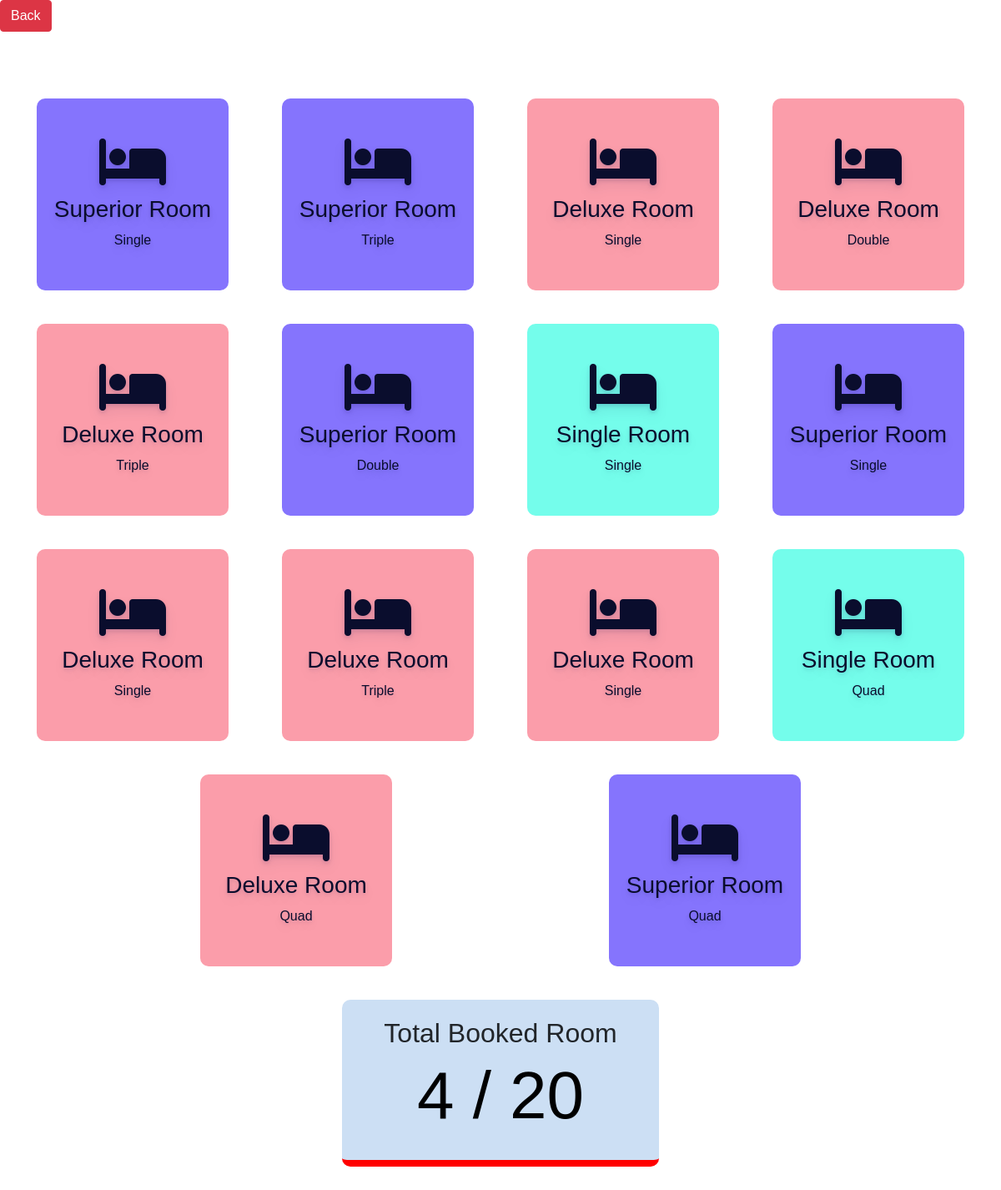
Screenshot of /checkroomavailability.php with the database file from the repository.
### tables this page shows
CREATE TABLE `room` (
  `id` int(30) NOT NULL,
  `type` varchar(50) NOT NULL,
  `bedding` varchar(50) NOT NULL
);

### checkroomavailability.php (the view, shortened to what this page needs)
<?php
include 'config.php';
$roombooksql ="Select * from roombook";
$roombookre = mysqli_query($conn, $roombooksql);
$roombookrow = mysqli_num_rows($roombookre);
$roomsql ="Select * from room";
$roomre = mysqli_query($conn, $roomsql);
$roomrow = mysqli_num_rows($roomre);
?>
        <!DOCTYPE html>
<html lang="en">
<head>
    <link rel="stylesheet" href="https://cdnjs.cloudflare.com/ajax/libs/font-awesome/6.2.0/css/all.min.css" />
    <link href="https://cdn.jsdelivr.net/npm/bootstrap@5.0.2/dist/css/bootstrap.min.css" rel="stylesheet">
    <!DOCTYPE html>
<html lang="en">
<head>
    <link rel="stylesheet" href="https://cdnjs.cloudflare.com/ajax/libs/font-awesome/6.2.0/css/all.min.css" />
    <link href="https://cdn.jsdelivr.net/npm/bootstrap@5.0.2/dist/css/bootstrap.min.css" rel="stylesheet">
</head>
<body>
<a href="./home.php#secondsection"><button class="btn btn-danger">Back</button></a>
        <div class="room">
        <?php
        $sql = "select * from room";
        $re = mysqli_query($conn, $sql)
        ?>
        <?php
        while ($row = mysqli_fetch_array($re)) {
            $id = $row['type'];
            if ($id == "Superior Room") {
                echo "<div class='roombox roomboxsuperior'>
						<div class='text-center no-boder'>
                            <i class='fa-solid fa-bed fa-4x mb-2'></i>
							<h3>" . $row['type'] . "</h3>
                            <div class='mb-1'>" . $row['bedding'] . "</div>
						</div>
                    </div>";
            } else if ($id == "Deluxe Room") {
                echo "<div class='roombox roomboxdelux'>
                        <div class='text-center no-boder'>
                        <i class='fa-solid fa-bed fa-4x mb-2'></i>
                        <h3>" . $row['type'] . "</h3>
                        <div class='mb-1'>" . $row['bedding'] . "</div>
                    </div>
                    </div>";
            } else if ($id == "Single Room") {
                echo "<div class='roombox roomboxsingle'>
                        <div class='text-center no-boder'>
                        <i class='fa-solid fa-bed fa-4x mb-2'></i>
                        <h3>" . $row['type'] . "</h3>
                        <div class='mb-1'>" . $row['bedding'] . "</div>
                    </div>
                    </div>";
            }
        }
        ?>
        <div class="databox">
        <div class="box roombookbox">
          <h2>Total Booked Room</h1>
          <h1><?php echo $roombookrow ?> / <?php echo $roomrow ?></h1>
        </div>
    </div>
</body>
</html>

### checkroomavailability.php (style rules this page uses)
* { margin: 0; padding: 0; font-family: "Poppins", sans-serif; font-style: bold; }
:root { --bg-text-shadow: 0 2px 4px rgb(13 0 77 / 8%), 0 3px 6px rgb(13 0 77 / 8%), 0 8px 16px rgb(13 0 77 / 8%); --bg-box-shadow: 0px 0px 20px 6px rgba(8, 8, 15, 0.31); }
.databox { width: 100%; display: flex; justify-content: space-evenly; }
.databox .box { height: 200px; width: 380px; margin: 20px 0; background-color: #ccdff4; border-radius: 10px; display: flex; justify-content: center; align-items: center; flex-direction: column; }
.databox .box h1 { font-size: 80px; font-family: "Hind Siliguri", sans-serif; color: black; }
.box:nth-child(1) { border-bottom: 8px solid red; }
.room { display: flex; position: relative; top: 60px; height: 85vh; overflow-y: scroll; justify-content: space-evenly; flex-wrap: wrap; }
.roombox { height: 230px; width: 230px; margin: 20px; display: flex; flex-direction: column; justify-content: center; color: #0a0d2d; text-shadow: var(--bg-text-shadow); border-radius: 10px; }
.roomboxsuperior { background-color: #2407fc8e; }
.roomboxdelux { background-color: #fa8393c8; }
.roomboxsingle { background-color: #07fcdb8e; }

### rows the page displays
room: type "Superior Room", bedding "Single"
room: type "Superior Room", bedding "Triple"
room: type "Deluxe Room", bedding "Single"
room: type "Deluxe Room", bedding "Double"
room: type "Deluxe Room", bedding "Triple"
room: type "Superior Room", bedding "Double"
room: type "Single Room", bedding "Single"
room: type "Superior Room", bedding "Single"
room: type "Deluxe Room", bedding "Single"
room: type "Deluxe Room", bedding "Triple"
room: type "Deluxe Room", bedding "Single"
room: type "Single Room", bedding "Quad"
room: type "Deluxe Room", bedding "Quad"
room: type "Superior Room", bedding "Quad"

### other values shown
$roombookrow "4"
$roomrow "20"
